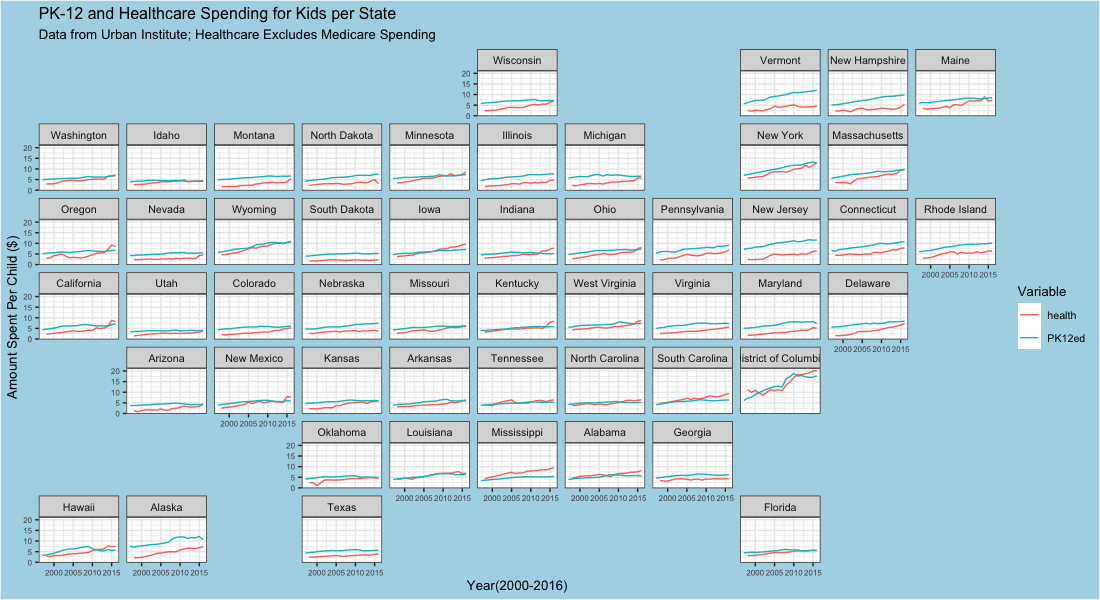

This chart was generated by the following R code:
library(geofacet)
library(tidyverse)
library(ggplot2)
library(hrbrthemes)

kids <- readr::read_csv("https://raw.githubusercontent.com/rfordatascience/tidytuesday/master/data/2020/2020-09-15/kids.csv")

kids <- kids %>%
  mutate(variable = str_replace(kids$variable, "other_health", "health"))

kids <- kids %>%
  filter(variable == "health" | variable == "PK12ed")

ggplot(kids, aes(year, inf_adj_perchild, color = variable)) +
  geom_line() +
  facet_geo(~state) +
  xlab("Year(2000-2016)") +
  ylab("Amount Spent Per Child ($)") +
  theme_bw() +
  labs(
    title = "PK-12 and Healthcare Spending for Kids per State",
    subtitle = "Data from Urban Institute; Healthcare Excludes Medicare Spending ",
    color = "Variable"
  ) +
  theme(plot.background = element_rect(fill = "lightblue"))
